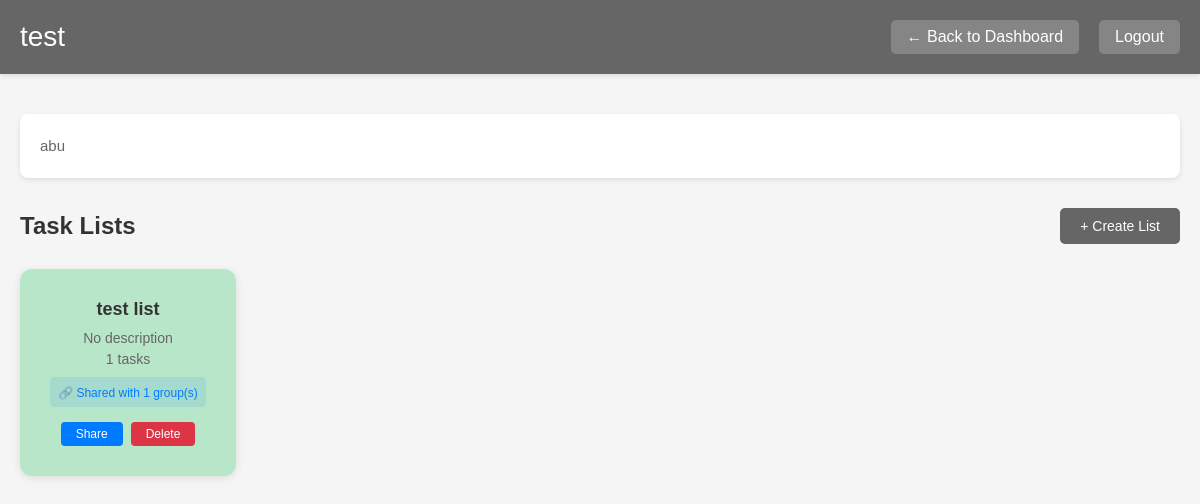
Page /collection/1 (signed in) on the committed database.
### models.py (models this page shows, shortened)
class Collection(db.Model):
    __tablename__ = 'collection'
    collection_id = db.Column(db.Integer, primary_key=True)
    user_id = db.Column(db.Integer, db.ForeignKey('user.user_id'), nullable=False)
    collection_name = db.Column(db.String(100), nullable=False)
    description = db.Column(db.Text)
    created_at = db.Column(db.DateTime, default=datetime.utcnow)
    updated_at = db.Column(db.DateTime, default=datetime.utcnow, onupdate=datetime.utcnow)
    task_lists = db.relationship('TaskList', backref='collection', lazy=True, cascade='all, delete-orphan')

class TaskList(db.Model):
    __tablename__ = 'task_list'
    task_list_id = db.Column(db.Integer, primary_key=True)
    collection_id = db.Column(db.Integer, db.ForeignKey('collection.collection_id'), nullable=False)
    list_name = db.Column(db.String(100), nullable=False)
    description = db.Column(db.Text)
    created_at = db.Column(db.DateTime, default=datetime.utcnow)
    updated_at = db.Column(db.DateTime, default=datetime.utcnow, onupdate=datetime.utcnow)
    tasks = db.relationship('Task', backref='task_list', lazy=True, cascade='all, delete-orphan')
    shared_with_groups = db.relationship('SharedTaskList', backref='task_list', lazy=True, cascade='all, delete-orphan')
    assignments = db.relationship('TaskListAssignment', backref='task_list', lazy=True, cascade='all, delete-orphan')

### app.py (the view)
@app.route('/collection/<int:collection_id>')
@login_required
def view_collection(collection_id):
    collection = Collection.query.get_or_404(collection_id)
    if collection.user_id != current_user.user_id:
        flash('You do not have permission to view this collection.', 'error')
        return redirect(url_for('dashboard'))
    task_lists = TaskList.query.filter_by(collection_id=collection_id).order_by(TaskList.created_at.desc()).all()
    user_groups = db.session.query(Group).join(GroupMember).filter(
        GroupMember.user_id == current_user.user_id
    ).all()
    return render_template('collection.html',
                         collection=collection,
                         task_lists=task_lists,
                         user_groups=user_groups)

### app.py (called while the page is built)
@login_manager.user_loader
def load_user(user_id):
    return User.query.get(int(user_id))

### templates/collection.html (shortened to what this page needs)
<!DOCTYPE html>
<html lang="en">
<head>
    <link rel="stylesheet" href="{{ url_for('static', filename='css/dashboard.css') }}">
</head>
<body>
    <header>
        <div class="header-content">
            <h1>{{ collection.collection_name }}</h1>
            <div class="user-menu">
                <a href="{{ url_for('dashboard') }}" class="logout-btn">← Back to Dashboard</a>
                <a href="{{ url_for('logout') }}" class="logout-btn">Logout</a>
            </div>
        </div>
    </header>
    <main class="container">
        {% if collection.description %}
            <div class="collection-description">
                <p>{{ collection.description }}</p>
            </div>
        {% endif %}
        <section class="section">
            <div class="section-header">
                <h2>Task Lists</h2>
                <button class="create-btn" onclick="openCreateListModal()">+ Create List</button>
            </div>
            <div class="card-grid">
                {% if task_lists %}
                    {% for task_list in task_lists %}
                        <div class="card card-green" onclick="window.location.href='{{ url_for('view_task_list', task_list_id=task_list.task_list_id) }}'">
                            <h3>{{ task_list.list_name }}</h3>
                            <p>{{ task_list.description or 'No description' }}</p>
                            <p class="task-count">{{ task_list.tasks|length }} tasks</p>
                            {% if task_list.shared_with_groups %}
                                <div class="shared-indicator">
                                    <span>🔗 Shared with {{ task_list.shared_with_groups|length }} group(s)</span>
                                </div>
                            {% endif %}
                            <div class="card-actions">
                                <button class="share-btn" onclick="event.stopPropagation(); openShareModal({{ task_list.task_list_id }}, '{{ task_list.list_name }}')">Share</button>
                                <form method="POST" action="{{ url_for('delete_task_list', task_list_id=task_list.task_list_id) }}" style="display: inline;" onclick="event.stopPropagation()">
                                    <button type="submit" class="delete-btn" onclick="return confirm('Delete this task list?')">Delete</button>
                                </form>
                            </div>
                        </div>
                    {% endfor %}
                {% else %}
                    <p class="no-items">No task lists yet. Click "+ Create List" to add one!</p>
                {% endif %}
            </div>
        </section>
    </main>
</body>
</html>

### static/css/dashboard.css (style rules this page uses)
* { margin: 0; padding: 0; box-sizing: border-box; }
body { font-family: Arial, sans-serif; background-color: #f5f5f5; min-height: 100vh; }
header { background-color: #666; color: white; padding: 20px 0; box-shadow: 0 2px 5px rgba(0,0,0,0.1); }
.header-content { max-width: 1200px; margin: 0 auto; padding: 0 20px; display: flex; justify-content: space-between; align-items: center; }
header h1 { font-size: 28px; font-weight: normal; }
.user-menu { display: flex; align-items: center; gap: 20px; }
.logout-btn { background-color: rgba(255,255,255,0.2); color: white; padding: 8px 16px; border-radius: 5px; text-decoration: none; transition: background-color 0.3s; }
.container { max-width: 1200px; margin: 0 auto; padding: 40px 20px; }
.section { margin-bottom: 50px; }
.section-header { display: flex; justify-content: space-between; align-items: center; margin-bottom: 25px; }
.section h2 { font-size: 24px; color: #333; }
.create-btn { background-color: #666; color: white; border: none; padding: 10px 20px; border-radius: 5px; cursor: pointer; font-size: 14px; transition: background-color 0.3s; }
.card-grid { display: grid; grid-template-columns: repeat(auto-fill, minmax(200px, 1fr)); gap: 20px; }
.card { padding: 30px; border-radius: 12px; box-shadow: 0 2px 8px rgba(0,0,0,0.1); cursor: pointer; transition: transform 0.2s, box-shadow 0.2s; text-align: center; }
.card h3 { font-size: 18px; margin-bottom: 10px; color: #333; }
.card p { color: #666; font-size: 14px; }
.card-green { background-color: #b8e6c9; }
.card-actions { margin-top: 15px; display: flex; gap: 8px; justify-content: center; }
.delete-btn { background-color: #dc3545; color: white; border: none; padding: 5px 15px; border-radius: 4px; cursor: pointer; font-size: 12px; }
.share-btn { background-color: #007bff; color: white; border: none; padding: 5px 15px; border-radius: 4px; cursor: pointer; font-size: 12px; }
.shared-indicator { margin-top: 10px; padding: 6px; background-color: rgba(0, 123, 255, 0.1); border-radius: 4px; }
.shared-indicator span { font-size: 12px; color: #007bff; }
.collection-description { background-color: white; padding: 20px; border-radius: 8px; margin-bottom: 30px; box-shadow: 0 2px 5px rgba(0,0,0,0.1); }
.collection-description p { color: #666; font-size: 15px; line-height: 1.6; }
.task-count { font-size: 13px; color: #999; margin-top: 5px; }

### rows in the picture
Collection: collection_name "test", description "abu"
TaskList: list_name "test list", description "No description", tasks|length "1", shared_with_groups|length "1"
